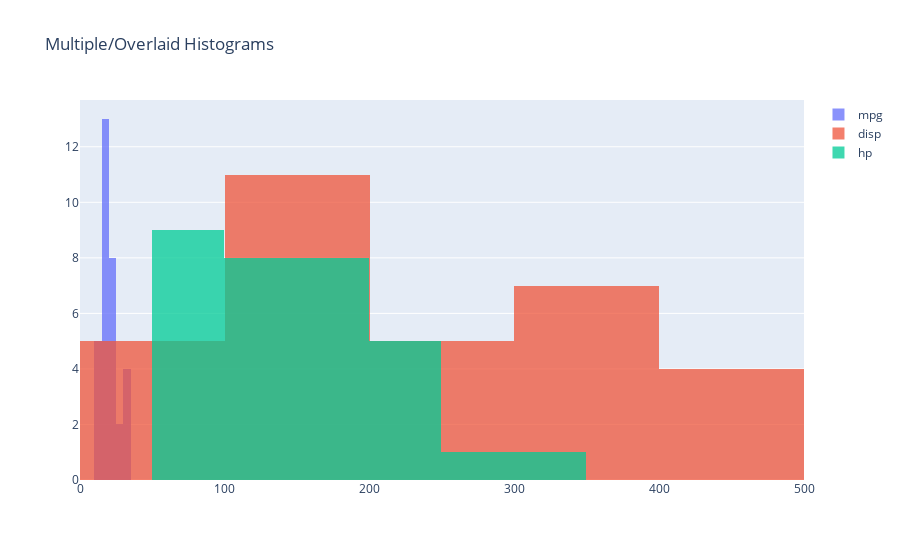

Notebook code for this chart:
### Markdown cell above
### Multiple/Overlaid Histograms

### Code cell
cars_subset = cars[['mpg', 'disp', 'hp']]

# Overlaid Histogram
over_hist_fig = go.Figure()
over_hist_fig.add_trace(go.Histogram(x=cars.mpg, name='mpg'))
over_hist_fig.add_trace(go.Histogram(x=cars.disp, name='disp'))
over_hist_fig.add_trace(go.Histogram(x=cars.hp, name='hp'))

# Overlay both histograms
over_hist_fig.update_layout(barmode='overlay', title='Multiple/Overlaid Histograms')
# Reduce opacity to see both histograms
over_hist_fig.update_traces(opacity=0.75)
over_hist_fig.show()

### Figure 1 — Plotly figure (JSON) as saved in the notebook; plotly's stock layout.template omitted (floating-point values rounded to 4 significant figures)
{"data": [{"name": "mpg", "opacity": 0.75, "type": "histogram", "x": [21, 21, 22.8, 21.4, 18.7, 18.1, 14.3, 24.4, 22.8, 19.2, 17.8, 16.4, 17.3, 15.2, 10.4, 10.4, 14.7, 32.4, 30.4, 33.9, 21.5, 15.5, 15.2, 13.3, 19.2, 27.3, 26, 30.4, 15.8, 19.7, 15, 21.4]}, {"name": "disp", "opacity": 0.75, "type": "histogram", "x": [160, 160, 108, 258, 360, 225, 360, 146.7, 140.8, 167.6, 167.6, 275.8, 275.8, 275.8, 472, 460, 440, 78.7, 75.7, 71.1, 120.1, 318, 304, 350, 400, 79, 120.3, 95.1, 351, 145, 301, 121]}, {"name": "hp", "opacity": 0.75, "type": "histogram", "x": [110, 110, 93, 110, 175, 105, 245, 62, 95, 123, 123, 180, 180, 180, 205, 215, 230, 66, 52, 65, 97, 150, 150, 245, 175, 66, 91, 113, 264, 175, 335, 109]}], "layout": {"barmode": "overlay", "title": {"text": "Multiple/Overlaid Histograms"}}}
